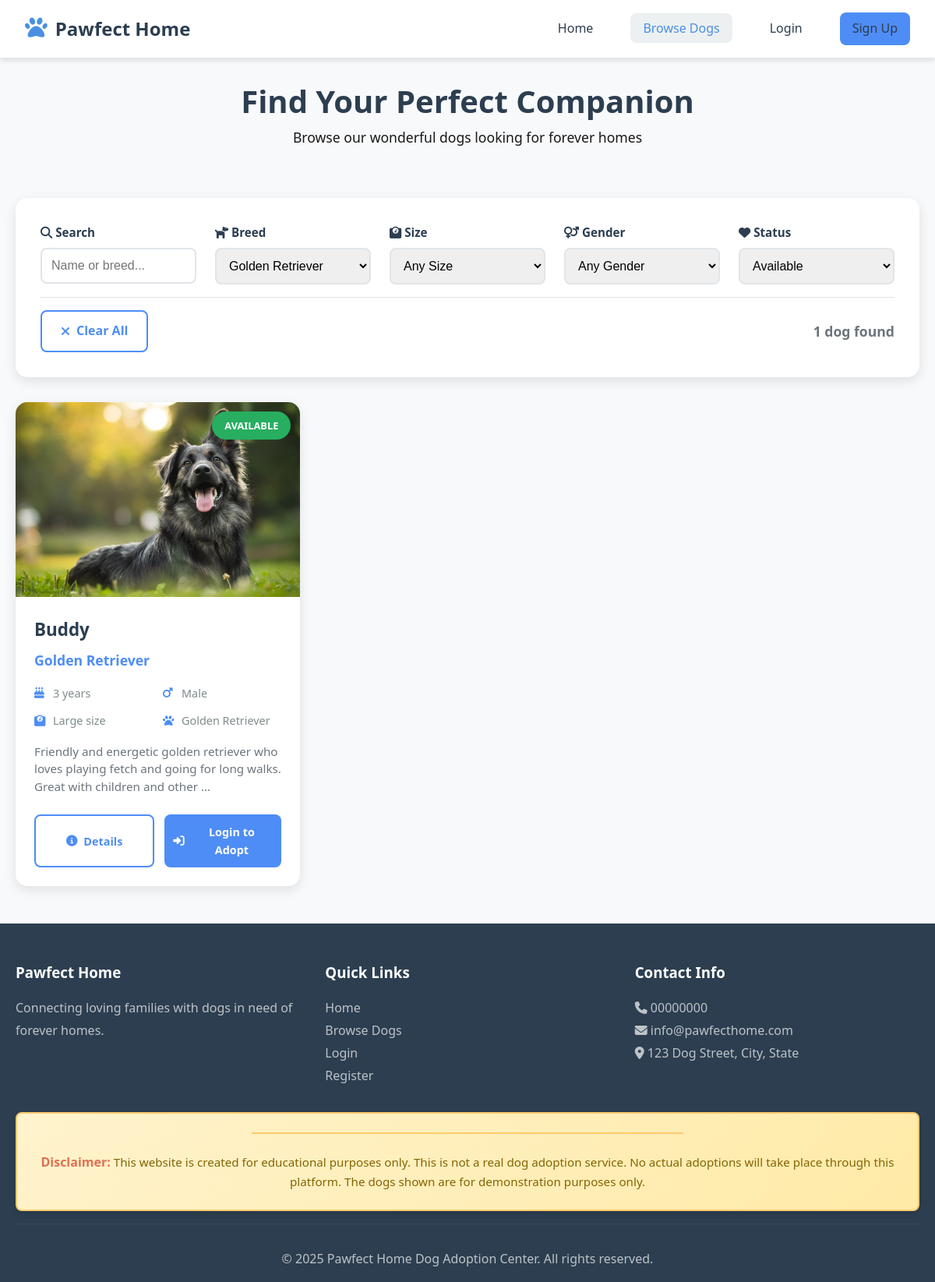
/pages/dogs.php?breed=Golden Retriever, run on the app's committed database.
### tables this page shows
CREATE TABLE dogs (
  dog_id INT AUTO_INCREMENT PRIMARY KEY,
  name VARCHAR(50),
  breed VARCHAR(50),
  age INT,
  gender ENUM('male','female'),
  size ENUM('small','medium','large'),
  description TEXT,
  image_path VARCHAR(255),
  status ENUM('available','pending','adopted') DEFAULT 'available'
);

### pages/dogs.php (the view, shortened to what this page needs)
<?php
$dogs = [];
$breeds = [];
$search = isset($_GET['search']) ? trim($_GET['search']) : '';
$breed_filter = isset($_GET['breed']) ? trim($_GET['breed']) : '';
$status = isset($_GET['status']) ? trim($_GET['status']) : 'available';
try {
    $breed_stmt = $pdo->query("SELECT DISTINCT breed FROM dogs WHERE breed IS NOT NULL AND breed != '' ORDER BY breed");
    $breeds = $breed_stmt->fetchAll(PDO::FETCH_COLUMN);
} catch (Exception $e) {
    error_log("Breeds query error: " . $e->getMessage());
    $breeds = [];
}
try {
    $sql = "SELECT * FROM dogs WHERE 1=1";
    $params = [];
    if (!empty($breed_filter)) {
        $sql .= " AND breed = ?";
        $params[] = $breed_filter;
    }
    if (!empty($status)) {
        $sql .= " AND status = ?";
        $params[] = $status;
    }
    $sql .= " ORDER BY dog_id DESC";
    $stmt = $pdo->prepare($sql);
    $stmt->execute($params);
    $dogs = $stmt->fetchAll();
} catch (Exception $e) {
    error_log("Dogs query error: " . $e->getMessage());
    $error = "Unable to load dogs. Please try again later.";
    $dogs = [];
}
$user_requests = [];
?>
<!DOCTYPE html>
<html lang="en">
<head>
    <link rel="stylesheet" href="../css/styles.css">
    <link rel="stylesheet" href="https://cdnjs.cloudflare.com/ajax/libs/font-awesome/6.4.0/css/all.min.css">
</head>
<body>
    <?php include '../includes/header.php'; ?>
    <div class="page-header">
        <div class="container">
            <h1>Find Your Perfect Companion</h1>
            <p>Browse our wonderful dogs looking for forever homes</p>
        </div>
    </div>
    <div class="container">
        <div class="filters-section">
            <form method="GET" action="" id="filterForm">
                <div class="filter-grid">
                    <div class="filter-group">
                        <label for="search">
                            <i class="fas fa-search"></i> Search
                        </label>
                        <input type="text" id="search" name="search"
                               value="<?php echo htmlspecialchars($search); ?>"
                               placeholder="Name or breed...">
                    </div>
                    <div class="filter-group">
                        <label for="breed">
                            <i class="fas fa-dog"></i> Breed
                        </label>
                        <select id="breed" name="breed">
                            <?php foreach ($breeds as $dog_breed): ?>
                                <option value="<?php echo htmlspecialchars($dog_breed); ?>"
                                    <?php echo $breed_filter === $dog_breed ? 'selected' : ''; ?>>
                                    <?php echo htmlspecialchars($dog_breed); ?>
                                </option>
                            <?php endforeach; ?>
                        </select>
                    </div>
                    <div class="filter-group">
                        <label for="size">
                            <i class="fas fa-weight"></i> Size
                        </label>
                        <select id="size" name="size">
                            <option value="">Any Size</option>
                        </select>
                    </div>
                    <div class="filter-group">
                        <label for="gender">
                            <i class="fas fa-venus-mars"></i> Gender
                        </label>
                        <select id="gender" name="gender">
                            <option value="">Any Gender</option>
                        </select>
                    </div>
                    <div class="filter-group">
                        <label for="status">
                            <i class="fas fa-heart"></i> Status
                        </label>
                        <select id="status" name="status">
                            <option value="available" <?php echo $status === 'available' ? 'selected' : ''; ?>>Available</option>
                        </select>
                    </div>
                </div>
                <div class="filter-actions">
                    <a href="dogs.php" class="btn btn-outline">
                        <i class="fas fa-times"></i> Clear All
                    </a>
                    <div class="results-count">
                        <?php echo count($dogs); ?> dog<?php echo count($dogs) !== 1 ? 's' : ''; ?> found
                    </div>
                </div>
            </form>
        </div>
        <div class="dogs-grid">
            <?php if (empty($dogs)): ?>
                <div class="no-dogs">
                    <i class="fas fa-search"></i>
                    <h3>No Dogs Found</h3>
                    <p>We couldn't find any dogs matching your criteria. Try adjusting your filters or browse all available dogs.</p>
                    <div style="display: flex; gap: 1rem; justify-content: center; flex-wrap: wrap;">
                        <a href="dogs.php" class="btn btn-primary">View All Dogs</a>
                        <?php if (isset($_SESSION['role']) && $_SESSION['role'] === 'admin'): ?>
                            <a href="../admin/add_dog.php" class="btn btn-outline">Add New Dog</a>
                        <?php endif; ?>
                    </div>
                </div>
            <?php else: ?>
                <?php foreach ($dogs as $dog): ?>
                    <?php
                    $has_pending_request = in_array($dog['dog_id'], $user_requests);
                    $can_adopt = isset($_SESSION['user_id']) &&
                                 isset($_SESSION['role']) &&
                                 $_SESSION['role'] !== 'admin' &&
                                 $dog['status'] === 'available' &&
                                 !$has_pending_request;
                    ?>
                    <div class="dog-card">
                        <div class="dog-image">
                            <img src="../<?php echo htmlspecialchars($dog['image_path'] ?? 'images/placeholder-dog.jpg'); ?>"
                                 alt="<?php echo htmlspecialchars($dog['name']); ?>"
                                 onerror="this.src='../images/placeholder-dog.jpg'">
                            <span class="dog-status status-<?php echo $dog['status']; ?>">
                                <?php echo ucfirst($dog['status']); ?>
                            </span>
                        </div>
                        <div class="dog-info">
                            <h3><?php echo htmlspecialchars($dog['name']); ?></h3>
                            <div class="dog-breed"><?php echo htmlspecialchars($dog['breed']); ?></div>
                            <div class="dog-details">
                                <div class="dog-detail-item">
                                    <i class="fas fa-birthday-cake"></i>
                                    <span><?php echo htmlspecialchars($dog['age']); ?> years</span>
                                </div>
                                <div class="dog-detail-item">
                                    <i class="fas <?php echo $dog['gender'] === 'male' ? 'fa-mars' : 'fa-venus'; ?>"></i>
                                    <span><?php echo ucfirst($dog['gender']); ?></span>
                                </div>
                                <div class="dog-detail-item">
                                    <i class="fas fa-weight"></i>
                                    <span><?php echo ucfirst($dog['size']); ?> size</span>
                                </div>
                                <div class="dog-detail-item">
                                    <i class="fas fa-paw"></i>
                                    <span><?php echo htmlspecialchars($dog['breed']); ?></span>
                                </div>
                            </div>
                            <p class="dog-description">
                                <?php
                                $description = $dog['description'] ?? 'A loving companion looking for a forever home.';
                                echo htmlspecialchars(substr($description, 0, 120));
                                if (strlen($description) > 120) echo '...';
                                ?>
                            </p>
                            <div class="dog-actions">
                                <a href="dog_details.php?id=<?php echo $dog['dog_id']; ?>" class="btn btn-outline">
                                    <i class="fas fa-info-circle"></i> Details
                                </a>
                                <?php if ($can_adopt): ?>
                                    <a href="adoption_request.php?dog_id=<?php echo $dog['dog_id']; ?>" class="btn btn-primary">
                                        <i class="fas fa-heart"></i> Adopt
                                    </a>
                                <?php elseif ($has_pending_request): ?>
                                    <button class="btn btn-outline" disabled style="background: #f8f9fa; color: #6c757d;">
                                        <i class="fas fa-clock"></i> Requested
                                    </button>
                                <?php elseif (!isset($_SESSION['user_id']) && $dog['status'] === 'available'): ?>
                                    <a href="login.php" class="btn btn-primary">
                                        <i class="fas fa-sign-in-alt"></i> Login to Adopt
                                    </a>
                                <?php endif; ?>
                            </div>
                        </div>
                    </div>
                <?php endforeach; ?>
            <?php endif; ?>
        </div>
    </div>
    <?php include '../includes/footer.php'; ?>
</body>
</html>

### css/styles.css (style rules this page uses)
* { margin: 0; padding: 0; box-sizing: border-box; }
:root { --primary-color: #4a90e2; --secondary-color: #f39c12; --accent-color: #e74c3c; --text-dark: #2c3e50; --text-light: #7f8c8d; --bg-light: #ecf0f1; --white: #ffffff; --success: #27ae60; --warning: #f39c12; --danger: #e74c3c; --border-radius: 8px; --box-shadow: 0 4px 6px rgba(0, 0, 0, 0.1); --transition: all 0.3s ease; }
body { font-family: 'Segoe UI', Tahoma, Geneva, Verdana, sans-serif; line-height: 1.6; color: var(--text-dark); background-color: var(--bg-light); }
.container { max-width: 1200px; margin: 0 auto; padding: 0 20px; }
h1, h2, h3, h4, h5, h6 { margin-bottom: 1rem; color: var(--text-dark); font-weight: 600; }
h1 { font-size: 3rem; line-height: 1.2; }
.btn { display: inline-block; padding: 12px 24px; border: none; border-radius: var(--border-radius); text-decoration: none; font-weight: 600; text-align: center; cursor: pointer; transition: var(--transition); font-size: 1rem; }
.btn-primary { background-color: var(--primary-color); color: var(--white); }
.btn-outline { background-color: transparent; border: 2px solid var(--primary-color); color: var(--primary-color); }
.dogs-grid { display: grid; grid-template-columns: repeat(auto-fit, minmax(350px, 1fr)); gap: 2rem; margin-bottom: 3rem; }
.dog-card { background: var(--white); border-radius: var(--border-radius); box-shadow: var(--box-shadow); overflow: hidden; transition: var(--transition); }
.dog-image { position: relative; height: 250px; overflow: hidden; }
.dog-image img { width: 100%; height: 100%; object-fit: cover; transition: var(--transition); }
.dog-status { position: absolute; top: 1rem; right: 1rem; padding: 0.3rem 0.8rem; border-radius: 20px; font-size: 0.8rem; font-weight: 600; color: var(--white); }
.dog-info { padding: 1.5rem; }
.dog-info h3 { font-size: 1.5rem; margin-bottom: 1rem; color: var(--text-dark); }
.dog-details { display: grid; grid-template-columns: 1fr 1fr; gap: 0.5rem; margin-bottom: 1rem; }
.dog-details span { display: flex; align-items: center; gap: 0.5rem; font-size: 0.9rem; color: var(--text-light); }
.dog-details i { color: var(--primary-color); width: 16px; }
.dog-description { color: var(--text-light); margin-bottom: 1.5rem; line-height: 1.6; }
.dog-actions { display: flex; gap: 0.5rem; flex-wrap: wrap; }
.dog-actions .btn { flex: 1; min-width: 120px; padding: 10px 15px; font-size: 0.9rem; }

### data on the page
dogs: status "AVAILABLE", name "Buddy", breed "Golden Retriever", age "3", gender "Male", size "Large", description "Friendly and energetic golden retriever who loves playing fetch and going for long walks. Great with children and other", shows "Login to Adopt"

### other printed values
count($dogs) "1"
form field breed "Golden Retriever"
